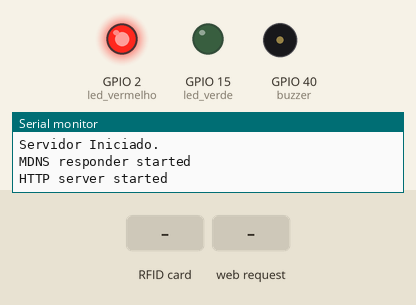
Simulated run of this sketch. Board: ESP32. Shown: output pins drawn as LEDs (lit = HIGH), buzzer (waves = sounding), the last lines printed to the serial monitor. The test bench sets the inputs (shaded band).

Above: at 1.2 s.
1.3 s: RFID card 5E 7A 19 C4 held to the reader
At 3.5 s:
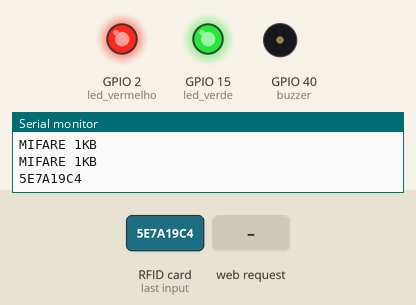
4.3 s: HTTP request GET /off received
At 5.6 s:
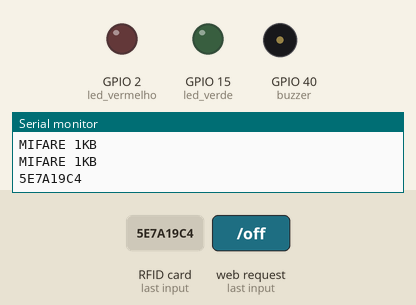
5.9 s: RFID card 5E 7A 19 C4 held to the reader
At 8.0 s:
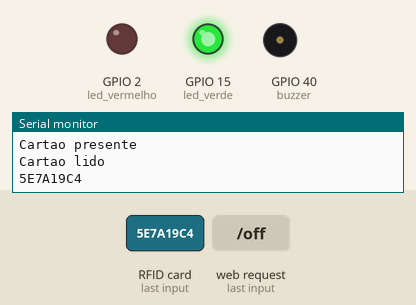
Timing chart, 0 to 10.6 s (numbered marks = the images above; inputs shaded):
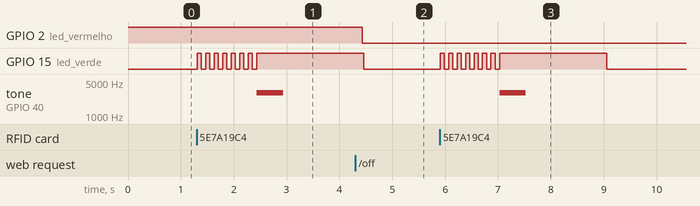

The sketch:

Mixedsrc_NotWorkingProperly.ino
```cpp
#include <LiquidCrystal_I2C.h>
#include <Wire.h>
#include <MFRC522.h>
#include <SPI.h>
#include <WiFi.h>
#include <WiFiClient.h>
#include <WiFiAP.h>
#include <WebServer.h>
#include <ESPmDNS.h>
#include <esp_now.h>
#define RFID_SS_SDA   21
#define RFID_RST      14
#define led_vermelho  2
#define led_verde     15
#define buzzer        40

//Pino utilizado para leitura
//e que será enviado o valor
#define PIN 3

//Canal usado para conexão
#define CHANNEL 1

//Se MASTER estiver definido
//o compilador irá compilar o Master.ino
//Se quiser compilar o Slave.ino remova ou
//comente a linha abaixo
#define MASTER

//Estrutura com informações
//sobre o próximo peer
esp_now_peer_info_t peer;


const char *ssid = "ESP T4G1";
const char *password = "Turma4Grupo1";
WebServer server(80);

int iniciar = 0;

//AHT10Class AHT10;

MFRC522 rfidBase = MFRC522(RFID_SS_SDA, RFID_RST);
class LeitorRFID{
  private:
    // Declara variáveis das funções
    char codigoRFIDLido[100] = "";
    char codigoRFIDEsperado[100] = "";
    MFRC522 *rfid = NULL;
    int cartaoDetectado = 0;
    int cartaoJaLido = 0;
    // Leitura e Regulagem de tempo de operação (sla o que isso significa ???????)
    void processaCodigoLido(){
      char codigo[3*rfid->uid.size+1];
      codigo[0] = 0;
      char temp[10];
      for(int i=0; i < rfid->uid.size; i++){
        sprintf(temp,"%X",rfid->uid.uidByte[i]);
        strcat(codigo,temp);
      }
      // Printa o resultado da leitura
      codigo[3*rfid->uid.size+1] = 0;
      strcpy(codigoRFIDLido,codigo);
      Serial.println(codigoRFIDLido);
    }
  public:
    // Portas RFID se não nn funfa
    LeitorRFID(MFRC522 *leitor){
      rfid = leitor;
      rfid->PCD_Init();
      Serial.printf("MOSI: %i MISO: %i SCK: %i SS: %i\n",MOSI,MISO,SCK,SS);
    };
    // Resultado leitura (q?)
    char *tipoCartao(){
      MFRC522::PICC_Type piccType = rfid->PICC_GetType(rfid->uid.sak);
      Serial.println(rfid->PICC_GetTypeName(piccType));
      return((char *)rfid->PICC_GetTypeName(piccType));
    };
    int cartaoPresente(){
      return(cartaoDetectado);
    };
    int cartaoFoiLido(){
      return(cartaoJaLido);
    };
    void leCartao(){
      // Detecta o cartão
      if (rfid->PICC_IsNewCardPresent()) { // new tag is available
        iniciar = 7;
        Serial.println("Cartao presente");
          while (iniciar != 0){
            digitalWrite(led_verde, HIGH);
            delay(80);
            digitalWrite(led_verde, LOW);
            delay(80);
            iniciar -= 1;
          }
        cartaoDetectado = 1;
        // Termina a validação
        if (rfid->PICC_ReadCardSerial()) { // NUID has been readed
          Serial.println("Cartao lido");
          digitalWrite(led_verde, HIGH);
          cartaoJaLido = 1;
          processaCodigoLido();
          rfid->PICC_HaltA(); // halt PICC
          rfid->PCD_StopCrypto1(); // stop encryption on PCD
          tone(buzzer, 3000, 500);
          delay(1000);
        }
      }else{
        // Reinicia as variáveis caso o cartão seja removido antes da leitura completa
        cartaoDetectado = 0;
        iniciar = 7;
        digitalWrite(led_verde, LOW);
      }
    };
    // Printa as informações do cartão lido
    char *cartaoLido(){
      return(codigoRFIDLido);
    };
    void resetarLeitura(){
      cartaoDetectado = 0;
      cartaoJaLido = 0;
      iniciar = 10;
    }
    // Para o LCD, mostra a atual situação do card, como Scanneado, sem dispositivos encontrados, etc."
    void listI2CPorts(){
      Serial.println("\nI2C Scanner");
      byte error, address;
      int nDevices;
      Serial.println("Scanning...");
      nDevices = 0;
      for(address = 1; address < 127; address++ ) {
        Wire.beginTransmission(address);
        error = Wire.endTransmission();
        if (error == 0) {
          Serial.print("I2C device found at address 0x");
          if (address<16) {
            Serial.print("0");
          }
          Serial.println(address,HEX);
          nDevices++;
        }
        else if (error==4) {
          Serial.print("Unknow error at address 0x");
          if (address<16) {
            Serial.print("0");
          }
          Serial.println(address,HEX);
        }
      }
      if (nDevices == 0) {
        Serial.println("No I2C devices found\n");
      }
      else {
        Serial.println("done\n");
      }
    };
};
LeitorRFID *leitor = NULL;

//////////////////////////////
void setup() {

  Serial.begin(115200);
  Wire.begin();
  SPI.begin();

  // if (AHT10.begin(eAHT10Address_Low)) {
  //   Serial.println("Init AHT10 Success!");
  // }
  // else {
  //   Serial.println("Init AHT10 Failed!");
  // }

  pinMode(led_vermelho, OUTPUT);
  pinMode(led_verde, OUTPUT);
  pinMode(buzzer, OUTPUT);
  digitalWrite(led_vermelho, HIGH);
  // //------------------------//
  leitor = new LeitorRFID(&rfidBase);
  //------------------------//
  // Serial.print("MOSI: "); Serial.println(MOSI);
  // Serial.print("MISO: "); Serial.println(MISO);
  // Serial.print("SCK: "); Serial.println(SCK);
  // Serial.print("SS: "); Serial.println(SS);
  WiFi.softAP(ssid, password);
  IPAddress ESP_IP = WiFi.softAPIP();
  Serial.print("Wi-Fi: ");
  Serial.println(ssid);
  Serial.print("IP: ");
  Serial.println(ESP_IP);
  server.begin();
  Serial.println("Servidor Iniciado.");
  if (MDNS.begin("esp32")) {
    Serial.println("MDNS responder started");
  }
  server.on("/", handleRoot);
  server.on("/on", handleOn);
  server.on("/off", handleOff);
  server.onNotFound(handleNotFound);
  server.begin();
  Serial.println("HTTP server started");
}

void handleRoot(){
  String html = "";
  html += "<meta charset='UTF-8'>";
  html += "<h1>CONEXÃO???</h1>";
  html += "Clique <a href=\"/on\">aqui</a> para ligar o LED. <br><br><br>";
  html += "Clique <a href=\"/off\">aqui</a> para desligar o LED. <br><br><br>";
  html += "<h3>Autores: T4G1</h3>";
  server.send(200, "text/html", html);
}

void handleOn(){
  digitalWrite(led_vermelho, HIGH);
  handleRoot();
}

void handleOff(){
  digitalWrite(led_vermelho, LOW);
  handleRoot();
}

void handleNotFound() {
  String message = "File Not Found\n\n";
  message += "URI: ";
  message += server.uri();
  message += "\nMethod: ";
  message += (server.method() == HTTP_GET) ? "GET" : "POST";
  message += "\nArguments: ";
  message += server.args();
  message += "\n";
  for (uint8_t i = 0; i < server.args(); i++){
    message += " " + server.argName(i) + ": " + server.arg(i) + "\n";
  }
  server.send(404, "text/plain", message);
}

//######################ESP-NOW############################

//Função para inicializar o modo station
void modeStation(){
    //Colocamos o ESP em modo station
    WiFi.mode(WIFI_STA);
    //Mostramos no Monitor Serial o Mac Address
    //deste ESP quando em modo station
    Serial.print("Mac Address in Station: ");
    Serial.println(WiFi.macAddress());
}

//Função de inicialização do ESPNow
void InitESPNow() {
    //Se a inicialização foi bem sucedida
    if (esp_now_init() == ESP_OK) {
        Serial.println("ESPNow Init Success");
    }
    //Se houve erro na inicialização
    else {
        Serial.println("ESPNow Init Failed");
        ESP.restart();
    }
}

//Função que adiciona um novo peer
//através de seu endereço MAC
void addPeer(uint8_t *peerMacAddress){
    //Informamos o canal
    peer.channel = CHANNEL;
    //0 para não usar criptografia ou 1 para usar
    peer.encrypt = 0;
    //Copia o endereço do array para a estrutura
    memcpy(peer.peer_addr, peerMacAddress, 6);
    //Adiciona o slave
    esp_now_add_peer(&peer);
}

//#########################################################

void loop() {
  //Serial.println(String("") + "Humidity(%RH):\t\t" + AHT10.GetHumidity() + "%");
  //Serial.println(String("") + "Temperature(℃):\t" + AHT10.GetTemperat xure() + "℃");
  server.handleClient();
  delay(2);
  //delay(1000);

  // Enquanto não for detectado nada, ele vai ficar procurando um cartão até achar um. Ai ele começa a acessar as funções
  // Serial.println("Lendo Cartao:");
  leitor->leCartao();
  if(leitor->cartaoFoiLido()){
    Serial.println(leitor->tipoCartao());
    Serial.println(leitor->cartaoLido());
    leitor->resetarLeitura();
    delay(1000);
  }
}
```

Measured:
- after the input at 1.3 s, GPIO 15 (led_verde): alternates HIGH for 0.08 s and LOW for 0.08 s, 15 changes in all, then stays HIGH, starting at once; tone on GPIO 40 (buzzer): silent → 3000 Hz after 1.1 s, → silent 0.50 s later
- after the input at 4.3 s, GPIO 2 (led_vermelho): HIGH → LOW after 0.13 s
- after the input at 5.9 s, GPIO 15 (led_verde): goes 7 × (HIGH 0.08 s, LOW 0.08 s), HIGH 2.0 s, then LOW, starting at once; tone on GPIO 40 (buzzer): silent → 3000 Hz after 1.1 s, → silent 0.50 s later
